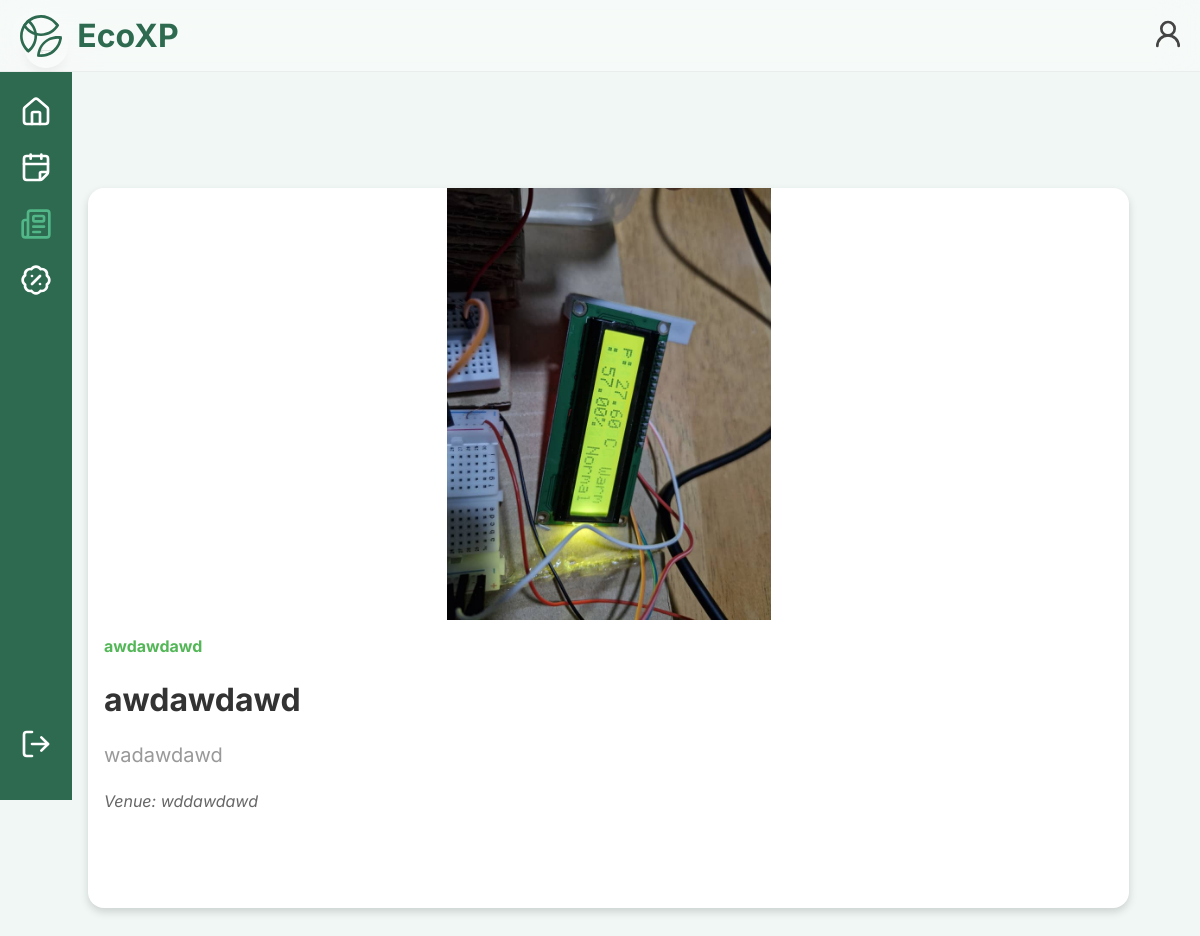
The page /event-manager-news-details.php?id=22 (signed in) on the database its author committed.
### tables this page shows
CREATE TABLE IF NOT EXISTS `eco_news` (
  `eco_news_id` int NOT NULL AUTO_INCREMENT,
  `title` varchar(100) NOT NULL,
  `description` text NOT NULL,
  `image_path` varchar(255) NOT NULL,
  `venue` text NOT NULL,
  `organised_by` varchar(255) NOT NULL,
  `events_id` int NOT NULL,
  `posted_by` int NOT NULL,
  PRIMARY KEY (`eco_news_id`),
  UNIQUE KEY `eco_news_id` (`eco_news_id`),
  KEY `events_id` (`events_id`),
  KEY `posted_by` (`posted_by`)
);

### event-manager-news-details.php (the view, shortened to what this page needs)
<?php
    include("Database.php");
    if(isset($_GET['id'])){
        $news_id = $_GET['id'];
        $sql = "SELECT eco_news_id, title, description, image_path, venue, organised_by FROM eco_news WHERE eco_news_id = $news_id";
        $result = mysqli_query($database, $sql);
        if(mysqli_num_rows($result) > 0){
            $news = mysqli_fetch_assoc($result);
        } else {
            echo "<script>alert('News not found.'); window.location.href = 'participants-home.php'; </script>";
            exit();
        }
    } else {
        echo "<script>alert('Invalid news ID.'); window.location.href = 'participants-home.php';</script>";
        exit();
    }
?>
<!DOCTYPE html>
<html lang="en">
<head>
    <link rel="stylesheet" href="mobile.css">
    <link rel="stylesheet" href="event-manager-news-details.css">
</head>
<body>
    <header class="top-bar" role="banner">
    <div class="top-left">
        <button class="icon-btn no-hover topbar-icon" onclick="window.location.href='participant-home-mobile.php'" style="display:flex;align-items:center;gap:8px;">
            <h2 class="top-title">EcoXP</h2>
        </button>
    </div>
    <div class="top-right">
        <a href="event-manager-profile.php" aria-label="Profile" class="topbar-icon">
            <button class="icon-btn" aria-label="Profile">
                <i data-lucide="user-round"></i>
            </button>
        </a>
    </div>
    </header>
    <nav class="side-bar" role="navigation" aria-label="Main">
    <div class="participant-icon-container">
        <div id="home-icon-box">
        <a href="event-manager-home.php" class="icon-link sidebar-icon" aria-label="Home">
            <button class="icon-btn"><i data-lucide="house"></i></button>
        </a>
        </div>
        <a class="icon-link sidebar-icon" href="event-manager-calendar.php" aria-label="Challenges">
        <button class="icon-btn"><i data-lucide="calendar-fold"></i></button>
        </a>
        <a class="icon-link active sidebar-icon" href="event-manager-news.php" aria-label="Scan / Log Action">
        <button class="icon-btn"><i data-lucide="newspaper"></i></button>
        </a>
        <a class="icon-link sidebar-icon" href="event-manager-rewards-management.php" aria-label="Rewards">
        <button class="icon-btn"><i data-lucide="badge-percent"></i></button>
        </a>
    </div>
    <a class="icon-link sidebar-icon" href="logout.php" id="logout" aria-label="Logout">
        <button class="icon-btn"><i data-lucide="log-out"></i></button>
    </a>
    </nav>
    <main class="main-content">
<button class="back-bttn" id="back-bttn-id" onclick="window.history.back()">&larr;</button>
<div class="content-holder">
    <div class="content-image">
        <img src="images/<?php echo $news['image_path']; ?>" alt="News Image">
    </div>
    <div class="content-text-box">
        <p class="news-organiser">
            <strong><?php echo $news['organised_by']; ?></strong>
        </p>
        <h2 class="content-text-title">
            <?php echo $news['title']; ?>
        </h2>
        <p class="content-text-description">
            <?php echo nl2br($news['description']); ?>
        </p>
        <p class="news-venue">
            <em>Venue: <?php echo $news['venue']; ?></em>
        </p>
</main>
</body>
</html>

### mobile.css (style rules this page uses)
.top-bar { position: fixed; top: 0; left: 0; right: 0; height: 72px; display: flex; align-items: center; justify-content: space-between; padding: 0 16px; background-color: rgba(255, 255, 255, 0.4); backdrop-filter: blur(20px); -webkit-backdrop-filter: blur(10px); border-bottom: 1px solid rgba(0, 0, 0, 0.05); z-index: 1000; }
.top-bar .top-left, .top-bar .top-center, .top-bar .top-right { display: flex; align-items: center; }
.top-bar .top-left { gap: 12px; flex: 0; }
.top-bar .top-right { gap: 12px; flex: 0; }
.top-bar .top-title { font-size: 32px; color: var(--primary-green); margin: 0; padding: 0; }
.icon-btn svg { flex-shrink: 0; display: block; }
.icon-btn.no-hover { padding: 8px 80px; gap: 8px; height: auto; }
.top-bar .top-left .icon-btn svg { flex-shrink: 0; }
.top-bar .top-left .icon-btn h2 { white-space: nowrap; }
.side-bar { position: fixed; top: 72px; left: 0; bottom: auto; width: 72px; background: var(--primary-green); display: flex; flex-direction: column; align-items: center; z-index: 900; padding-top: 24px; padding-bottom: 24px; max-height: calc(100vh - 72px); overflow-y: auto; }
.participant-icon-container { display: flex; flex-direction: column; align-items: center; gap: 24px; width: 100%; flex: 1; }
.icon-link { display: flex; align-items: center; justify-content: center; text-decoration: none; }
.icon-link .icon-btn { color: var(--card-white); stroke-width: 1.5; transition: all 0.2s ease; }
.icon-link.active .icon-btn { color: var(--secondary-green); stroke-width: 2.2; }
#logout { margin: auto; }
.side-bar { position: fixed; top: 72px; left: 0; bottom: 0; width: 72px; background: var(--primary-green); display: flex; align-items: flex-start; z-index: 900; padding-top: 24px; }
.participant-icon-container { display: flex; flex-direction: column; align-items: center; gap: 24px; width: 100%; }
.main-content { margin-left: 72px; margin-top: 72px; padding: 16px; min-height: calc(100vh - 72px); width: calc(100% - 72px); box-sizing: border-box; }
.sidebar-icon .icon-btn, .sidebar-icon .icon-btn svg, .sidebar-icon .icon-btn i { width: 32px; height: 32px; }
.topbar-icon .icon-btn, .topbar-icon .icon-btn svg, .topbar-icon .icon-btn i { width: 32px; height: 32px; }
.icon-link.active .icon-btn { color: var(--secondary-green); }
:root { --primary-green: #2D6A4F; --secondary-green: #52B788; --ice-mint: #f0f7f4; --shadow: rgba(45, 106, 79, 0.1); --card-white: #FFFFFF; --primary-text: #444444; --secondary-text: #666666; --line-black: #999999; }
* { margin: 0; padding: 0; box-sizing: border-box; font-family: 'Inter', sans-serif; }
html, body { height: 100%; overflow-x: hidden; }
body { padding-bottom: 96px; }
.icon-btn { width: 40px; height: 40px; color: var(--primary-text); stroke-width: 1.5; background: none; border: none; padding: 6px; display: inline-flex; align-items: center; justify-content: center; cursor: pointer; transition: transform 160ms ease, box-shadow 160ms ease; }
#logout { margin-top: auto; margin-bottom: 16px; }

### event-manager-news-details.css (style rules this page uses)
body { background-color: var(--ice-mint); }
.content-holder { all: unset; width: 95%; height: 720px; background-color: #ffffff; border-radius: 16px; overflow: hidden; margin-top: 100px; display: flex; flex-direction: column; position: relative; box-shadow: 0 4px 8px rgba(0,0,0,0.15); transition: transform 0.2s ease, box-shadow 0.2s ease; cursor: pointer; }
.content-image { height: 60%; width: 100%; border: none; }
.content-image img { width: 100%; height: 100%; object-fit: contain; }
.content-text-box { height: 40%; width: 100%; padding: 16px; display: flex; flex-direction: column; gap: 24px; }
.content-text-title { font-size: 32px; margin: 0; color: #333333; }
.content-text-description { font-size: 20px; margin: 0; color: #999999; }
.news-organiser { font-size: 16px; color: #53B757; margin: 0; }
.news-venue { font-size: 16px; color: #666666; }
.back-bttn { position: fixed; top: 24px; left: 24px; width: 44px; height: 44px; border-radius: 50%; border: none; background-color: #ffffff; box-shadow: 0 4px 8px rgba(0,0,0,0.2); font-size: 22px; cursor: pointer; z-index: 100; }

### rows shown on the page
eco_news: image_path (picture), organised_by "awdawdawd", title "awdawdawd", description "wadawdawd", venue "wddawdawd"
